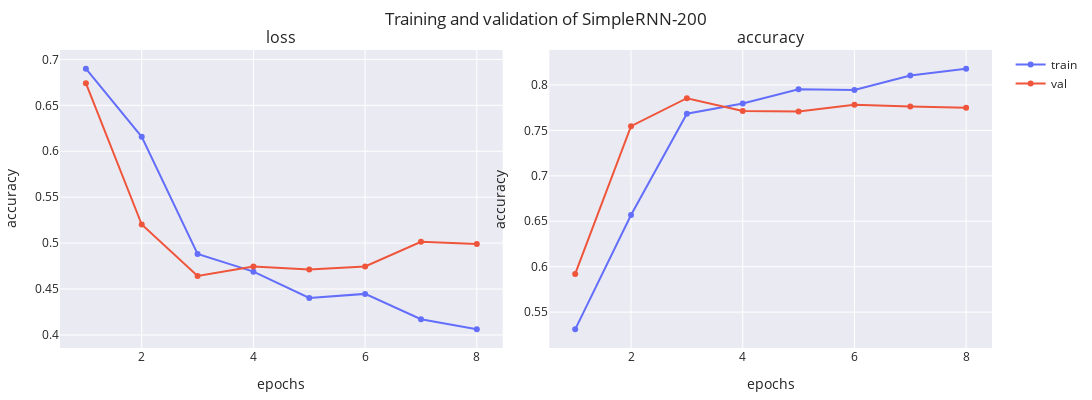

The cell this chart's notebook holds for it:
### Markdown cell above
## Simple Recurrent Baseline 

We used a simple recurrent architecture to set our baseline performance. This model is conformed by two stacked modules: a recurrent encoder of 2-stacked [RNN cells](https://keras.io/api/layers/recurrent_layers/simple_rnn/) ([Rumelhart et al., 1985](https://stanford.edu/~jlmcc/papers/PDP/Volume%201/Chap8_PDP86.pdf)) and a [feed-forward layer](https://keras.io/api/layers/core_layers/dense/) with a sigmoidal activation to return the probability of a good review. We used an input embedding layer of dimension $d_x=64$ and maintained the dimension of the decoder to $d_h=64$. In order to analyze the impact of the vocabulary size ($|\mathcal{V}|$) we repeated three experiments varying this value (200, 500 and 1000) maintaining the same architecture.

### Code cell
dataset = AmazonDataset.load(train_path=path_dir + "train_small.txt", test_path=path_dir + "test_small.txt", max_features=200)
rnn_model_200 = AmazonReviewsModel(200, 64, SimpleRNN, name='SimpleRNN-200')
_, fig = rnn_model_200.train(dataset, f'{MODEL_PATH}/{rnn_model_200.name}.weights.h5', **train_default)
print(rnn_model_200.evaluate(dataset.X_test, dataset.y_test))
fig

### Figure 1 — Plotly figure (JSON) as saved in the notebook; plotly's stock layout.template omitted (floating-point values rounded to 4 significant figures)
{"data": [{"line": {"color": "#636EFA"}, "marker": {"color": "#636EFA"}, "mode": "lines+markers", "name": "train", "showlegend": true, "type": "scatter", "x": [1, 2, 3, 4, 5, 6, 7, 8], "xaxis": "x", "y": [0.6899, 0.6158, 0.4883, 0.469, 0.4403, 0.4447, 0.4172, 0.4061], "yaxis": "y"}, {"line": {"color": "#EF553B"}, "marker": {"color": "#EF553B"}, "mode": "lines+markers", "name": "val", "showlegend": true, "type": "scatter", "x": [1, 2, 3, 4, 5, 6, 7, 8], "xaxis": "x", "y": [0.6742, 0.5202, 0.4642, 0.4746, 0.4714, 0.4746, 0.5014, 0.4991], "yaxis": "y"}, {"line": {"color": "#636EFA"}, "marker": {"color": "#636EFA"}, "mode": "lines+markers", "name": "train", "showlegend": false, "type": "scatter", "x": [1, 2, 3, 4, 5, 6, 7, 8], "xaxis": "x2", "y": [0.5311, 0.6568, 0.7683, 0.7796, 0.7953, 0.7944, 0.8105, 0.8179], "yaxis": "y2"}, {"line": {"color": "#EF553B"}, "marker": {"color": "#EF553B"}, "mode": "lines+markers", "name": "val", "showlegend": false, "type": "scatter", "x": [1, 2, 3, 4, 5, 6, 7, 8], "xaxis": "x2", "y": [0.592, 0.7546, 0.7854, 0.7714, 0.7708, 0.7782, 0.7762, 0.7748], "yaxis": "y2"}], "layout": {"annotations": [{"font": {"size": 16}, "showarrow": false, "text": "loss", "x": 0.2375, "xanchor": "center", "xref": "paper", "y": 1, "yanchor": "bottom", "yref": "paper"}, {"font": {"size": 16}, "showarrow": false, "text": "accuracy", "x": 0.7625, "xanchor": "center", "xref": "paper", "y": 1, "yanchor": "bottom", "yref": "paper"}], "height": 400, "margin": {"b": 10, "l": 10, "r": 10, "t": 50}, "title": {"text": "Training and validation of SimpleRNN-200"}, "width": 1200, "xaxis": {"anchor": "y", "domain": [0, 0.475], "title": {"text": "epochs"}}, "xaxis2": {"anchor": "y2", "domain": [0.525, 1], "title": {"text": "epochs"}}, "yaxis": {"anchor": "x", "domain": [0, 1], "title": {"text": "accuracy"}}, "yaxis2": {"anchor": "x2", "domain": [0, 1], "title": {"text": "accuracy"}}}}
